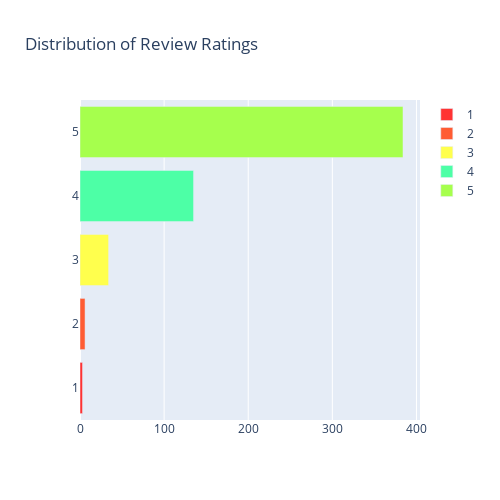

Source (notebook cell):
### Code cell
# Visualize the ratings

rating_5=len(data_most_reviewed_store[data_most_reviewed_store['stars_x']==5])
rating_4=len(data_most_reviewed_store[data_most_reviewed_store['stars_x']==4])
rating_3=len(data_most_reviewed_store[data_most_reviewed_store['stars_x']==3])
rating_2=len(data_most_reviewed_store[data_most_reviewed_store['stars_x']==2])
rating_1=len(data_most_reviewed_store[data_most_reviewed_store['stars_x']==1]) 
def getStarRatings():             
    fig = go.Figure()
    fig.add_trace(go.Bar(
            y=[1],
            x=[rating_1],
            name='1',
            orientation='h',marker=dict(
        color='rgb(255, 51, 51)'
    )))
    fig.add_trace(go.Bar(
            y=[2],
            name='2',
            x=[rating_2],
            orientation='h',marker=dict(
        color='rgb(255, 92, 51)'
    )))
    fig.add_trace(go.Bar(
            y=[3],
            name='3',
            x=[rating_3],
            orientation='h',marker=dict(
        color='rgb(255, 255, 77)'
    )))
    fig.add_trace(go.Bar(
            y=[4],
            name='4',
            x=[rating_4],
            orientation='h',marker=dict(
        color='rgb(77, 255, 166)'
    )))
    fig.add_trace(go.Bar(
            y=[5],
            name='5',
            x=[rating_5],
            orientation='h',marker=dict(
        color='rgb(166, 255, 77)'
        
     ))),
    fig.update_layout(
     autosize=False,
     width=500,
     height=500,
     title='Distribution of Review Ratings'
    )
    return fig
getStarRatings()

### Figure 1 — Plotly figure (JSON) as saved in the notebook; plotly's stock layout.template omitted (floating-point values rounded to 4 significant figures)
{"data": [{"marker": {"color": "rgb(255, 51, 51)"}, "name": "1", "orientation": "h", "type": "bar", "x": [3], "y": [1]}, {"marker": {"color": "rgb(255, 92, 51)"}, "name": "2", "orientation": "h", "type": "bar", "x": [6], "y": [2]}, {"marker": {"color": "rgb(255, 255, 77)"}, "name": "3", "orientation": "h", "type": "bar", "x": [34], "y": [3]}, {"marker": {"color": "rgb(77, 255, 166)"}, "name": "4", "orientation": "h", "type": "bar", "x": [135], "y": [4]}, {"marker": {"color": "rgb(166, 255, 77)"}, "name": "5", "orientation": "h", "type": "bar", "x": [384], "y": [5]}], "layout": {"autosize": false, "height": 500, "title": {"text": "Distribution of Review Ratings"}, "width": 500, "xaxis": {"autorange": true, "range": [0, 404.2], "type": "linear"}, "yaxis": {"autorange": true, "range": [0.5, 5.5], "type": "linear"}}}
